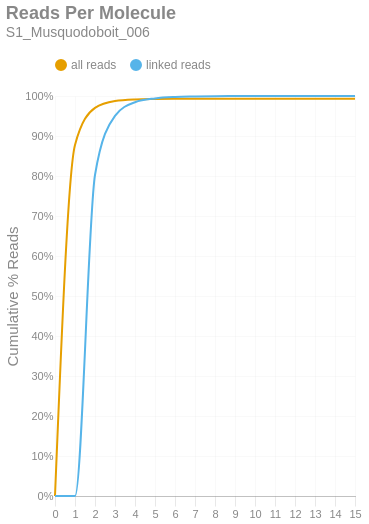

The notebook cell saved with this chart:
### Markdown cell above
### Reads per Molecule
This chart shows the cumulative distribution of the number of reads per linked molecule. That is, how many alignments are associated with a unique molecule. This excludes the number of reads associated with invalid or absent linked-read barcodes. The `linked` histogram is the percentages recalculated when disregarding singletons.

### Code cell
if SKIPLR:
    print_html(f"Skipped")
else:
    counts = np.bincount(valids['reads'].cast(pl.Int64).to_numpy())
    weighted = counts * np.arange(len(counts))
    all_perc = weighted / n_reads
    linked_perc = weighted / n_linked_reads
    linked_perc[1] = 0
    binned_df = pl.DataFrame({
        'readsper': list(range(len(counts))),
        'all reads (cumsum)': np.cumsum(all_perc).tolist(),
        'linked reads (cumsum)': np.cumsum(linked_perc).tolist(),
    })

    with SafeRender(binned_df):
        (
            density_plot(binned_df, 'Reads Per Molecule', samplename, 'readspmol')
            .encode(
                x=alt.X('readsper:O', title=None).axis(labelAngle=0).scale(padding=0),
                y=alt.Y('value:Q', title='Cumulative % Reads').axis(format='%').stack(False),
                color=alt.Color("key:N").scale(domain=["all reads", "linked reads"]),
                tooltip=[
                    alt.Tooltip("key:N", title="Data Type"),
                    alt.Tooltip("readsper:O", title="Reads Per Molecule"),
                    alt.Tooltip("value:Q", format=".2%", title="% Reads (Cum.)")
                ]            
            )
        ).display()

### Figure 1 — Vega-Lite specification as saved in the notebook (floating-point values rounded to 4 significant figures)
{"width": "container", "height": 400, "config": {"title": {"anchor": "start", "dy": -15, "fontSize": 18, "color": "#888888", "subtitleColor": "#888888", "subtitleFontSize": 14}, "arc": {"fill": "#0072B2"}, "axis": {"domainColor": "#888888", "domainWidth": 0.5, "gridWidth": 0.2, "grid": false, "titleFontWeight": 400, "titleFontSize": 15, "labelFontSize": 11, "labelColor": "#888888", "tickColor": "#888888", "tickWidth": 0.2, "titleColor": "#888888"}, "axisBand": {"grid": false}, "axisX": {"grid": true, "tickSize": 10, "domainCap": "round"}, "axisY": {"domain": false, "grid": true, "tickSize": 0, "domainCap": "round"}, "background": "transparent", "header": {"labelFontSize": 15, "labelColor": "#888888", "titleFontSize": 15, "titleFontWeight": 600, "titleColor": "#888888"}, "legend": {"labelFont": "sans-serif", "labelFontSize": 12, "labelColor": "#888888", "symbolSize": 100, "symbolType": "circle", "titleFontSize": 12, "titlePadding": 10, "titleColor": "#888888", "title": null, "orient": "top"}, "range": {"category": ["#E69F00", "#56B4E9", "#009E73", "#F0E442", "#0072B2", "#D55E00", "#CC79A7", "#000000"], "diverging": ["#cfe8f3", "#a2d4ec", "#73bfe2", "#46abdb", "#1696d2", "#12719e"]}, "area": {"fill": "#0072B2", "fillOpacity": 0.7, "line": true, "strokeOpacity": 0.7}, "line": {"color": "#0072B2", "stroke": "#0072B2", "strokeWidth": 2}, "trail": {"color": "#0072B2", "stroke": "#0072B2", "strokeWidth": 0, "size": 1}, "point": {"filled": true, "fillOpacity": 1.0, "size": 95}, "text": {"color": "#888888", "fontSize": 11, "align": "right", "fontWeight": 400, "size": 11}, "bar": {"fill": "#0072B2", "stroke": null}, "view": {"stroke": null, "continuousWidth": 660, "continuousHeight": 400}}, "data": {"name": "data-16b05b60fc9feac9666031441b5649b0"}, "mark": {"type": "line", "interpolate": "monotone", "point": {"opacity": 0, "size": 275}}, "encoding": {"color": {"field": "key", "scale": {"domain": ["all reads", "linked reads"]}, "type": "nominal"}, "tooltip": [{"field": "key", "title": "Data Type", "type": "nominal"}, {"field": "readsper", "title": "Reads Per Molecule", "type": "ordinal"}, {"field": "value", "format": ".2%", "title": "% Reads (Cum.)", "type": "quantitative"}], "x": {"axis": {"labelAngle": 0}, "field": "readsper", "scale": {"padding": 0}, "title": null, "type": "ordinal"}, "y": {"axis": {"format": "%"}, "field": "value", "stack": false, "title": "Cumulative % Reads", "type": "quantitative"}}, "params": [{"name": "param_c36ac31b6afebe62", "select": {"type": "point", "fields": ["key"]}, "bind": "legend"}], "title": {"text": "Reads Per Molecule", "subtitle": "S1_Musquodoboit_006"}, "transform": [{"fold": ["all reads (cumsum)", "linked reads (cumsum)"]}, {"calculate": "replace(datum.key, ' (cumsum)', '')", "as": "key"}, {"filter": {"param": "param_c36ac31b6afebe62"}}], "usermeta": {"embedOptions": {"downloadFileName": "S1_Musquodoboit_006.readspmol"}}, "$schema": "https://vega.github.io/schema/vega-lite/v6.1.0.json", "datasets": {"data-16b05b60fc9feac9666031441b5649b0": [{"readsper": 0, "all reads (cumsum)": 0.0, "linked reads (cumsum)": 0.0}, {"readsper": 1, "all reads (cumsum)": 0.8777, "linked reads (cumsum)": 0.0}, {"readsper": 2, "all reads (cumsum)": 0.9704, "linked reads (cumsum)": 0.8026}, {"readsper": 3, "all reads (cumsum)": 0.9875, "linked reads (cumsum)": 0.9505}, {"readsper": 4, "all reads (cumsum)": 0.9914, "linked reads (cumsum)": 0.9845}, {"readsper": 5, "all reads (cumsum)": 0.9925, "linked reads (cumsum)": 0.994}, {"readsper": 6, "all reads (cumsum)": 0.9929, "linked reads (cumsum)": 0.9975}, {"readsper": 7, "all reads (cumsum)": 0.993, "linked reads (cumsum)": 0.9987}, {"readsper": 8, "all reads (cumsum)": 0.9931, "linked reads (cumsum)": 0.9995}, {"readsper": 9, "all reads (cumsum)": 0.9932, "linked reads (cumsum)": 0.9997}, {"readsper": 10, "all reads (cumsum)": 0.9932, "linked reads (cumsum)": 0.9999}, {"readsper": 11, "all reads (cumsum)": 0.9932, "linked reads (cumsum)": 0.9999}, {"readsper": 12, "all reads (cumsum)": 0.9932, "linked reads (cumsum)": 0.9999}, {"readsper": 13, "all reads (cumsum)": 0.9932, "linked reads (cumsum)": 0.9999}, {"readsper": 14, "all reads (cumsum)": 0.9932, "linked reads (cumsum)": 1.0}, {"readsper": 15, "all reads (cumsum)": 0.9932, "linked reads (cumsum)": 1.0}]}}
